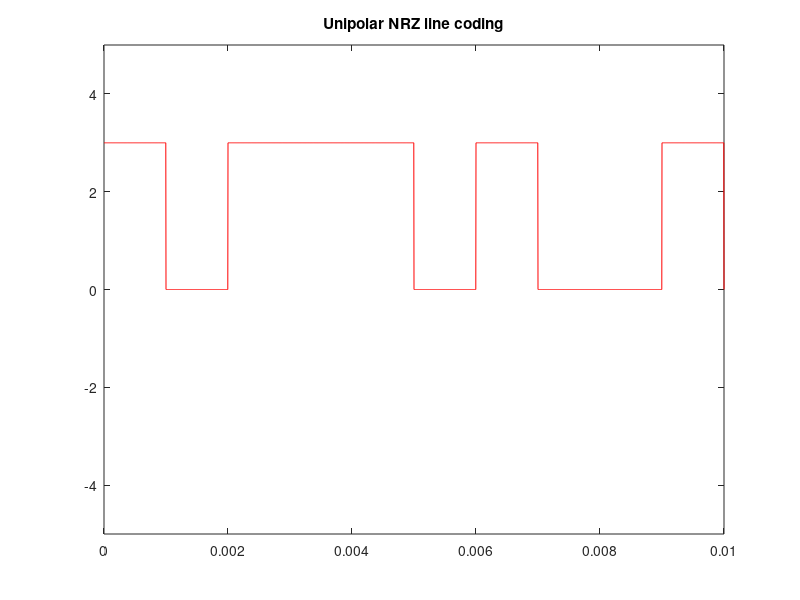

Recreate this plot in MATLAB.
clc;
clear;
%bits=[0 1 0 0 1 0 1 0];
bits = randi([0, 1], 1,10);

bitrate = 1000;
T = length(bits)/bitrate;
%T = length(bits);
n = 300;
N = n*length(bits);
%N=n*T;
dt = T/N;
t = 0:dt:T;
x = zeros(1,length(t));

for i = 0:length(bits)-1
  if bits(i+1) == 1
    x(i*n+1:(i+1)*n) = 1*3;
  else
    x(i*n+1:(i+1)*n) = 0*3;
  end
end

plot(t,x,'r-');
axis([0 length(bits)/bitrate -5 5]);
%axis([0 t(end) -5 5]);
title('Unipolar NRZ line coding');


origin_bits = zeros(1, round(length(x) / n));

%for i = 1:length(x) / n
    %origin_bits(i) = x(i * n) / 3;
%end

for i = 1:length(x) / n
    count = 0;
    for j = 1:n
        if(x(((i-1) * n) + j) == 3)
            count = count + 1;
        end
    end
    if(count < n)
        origin_bits(i) = 0;
    else 
        origin_bits(i) = 1;
    end
end

disp("Randomly generated bits: ");
disp(bits);
disp("Bits retained from signal x: ");
disp(origin_bits);


